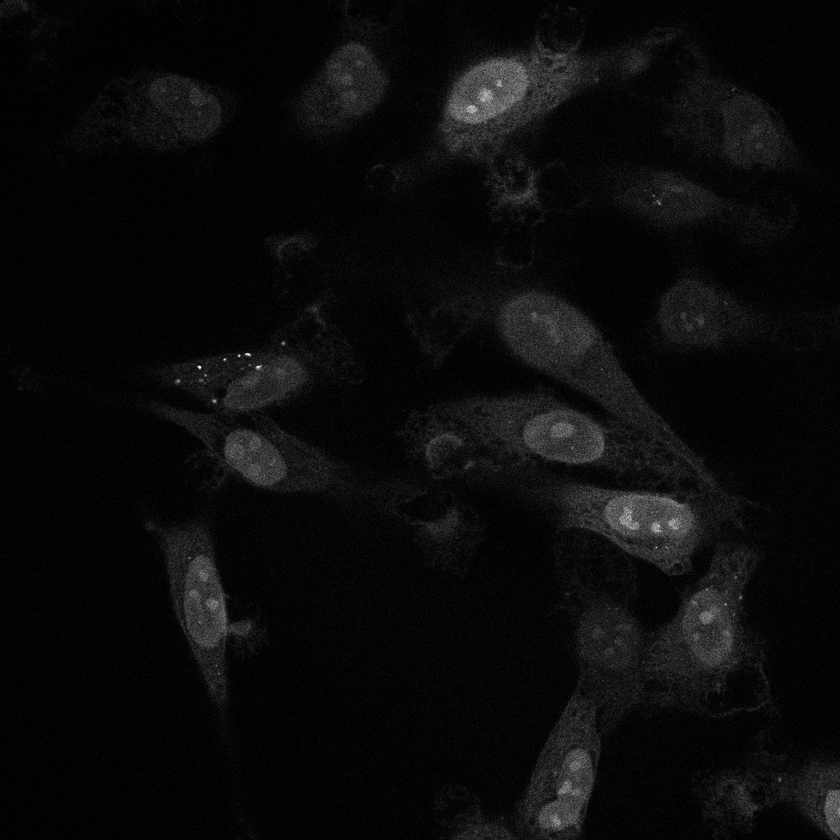
%> input picture 3_hela_LC3_sc1_ct_G0.6_R4_01_ch00.tif, 840 x 840 px, shrunk from 1024 x 1024 before the run
$ octave SingleImageProcessing.m   (GNU Octave 9; MATLAB toolbox functions it lacks are replaced by stand-ins)
%> lines starting %> are read from the running program, lines starting %| are printed output that depends on the picture; in (x1, y1, x2, y2) boxes, pixels count from 0 and x2, y2 are one past the last pixel; in counts of white or black regions, pixels touching at a corner belong together; the program's own positions count from 1
%> further down, img is the input picture: size 840x840 uint8; min 0, max 255, mean 10.5
### BgNormal.m
function contrastAdjusted = BgNormal(img)
% Backgroud Normalize
% | Version | Author | Date     | Commit
% | 0.1     | ZhouXY | 18.07.19 | The init version
% | 0.2     | H.F.   | 18.09.05 |
% To Do: using SNR extend instead of imadjust

% Before the calculation, the image can be down dimension to acclation.
se = offsetstrel('ball',50,50);
%img = imadjust(img);
%img = padarray(img,[8,8],'symmetric');
img = wiener2(img,[3,3]);

%imgopening = imtophat(imgwiener,se);
%tic;
tophatFiltered = imtophat(img,se);
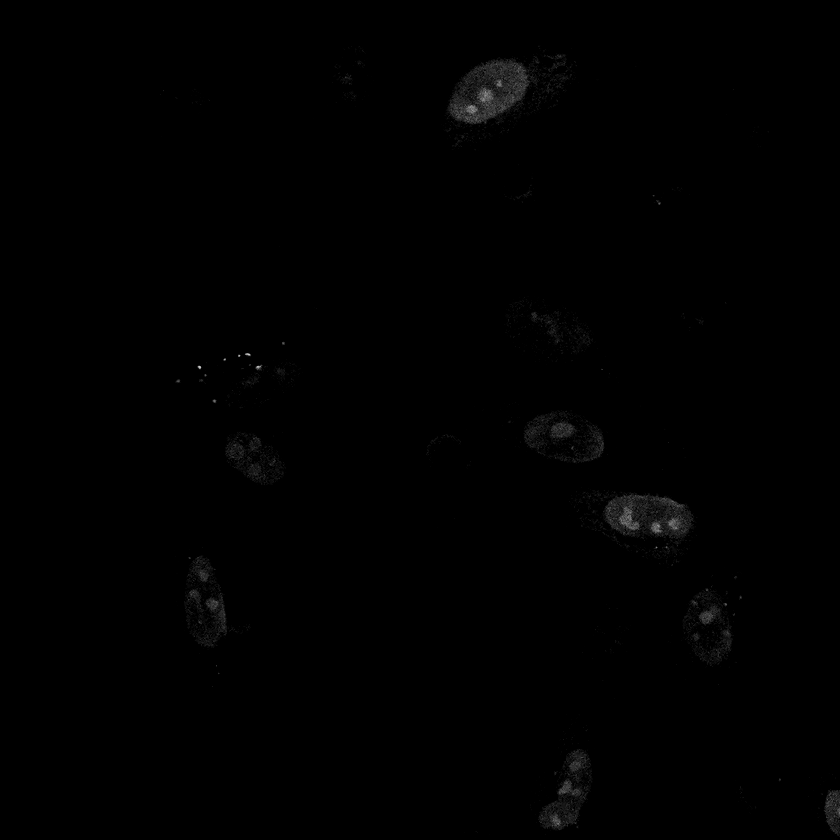
%> tophatFiltered: size 840x840 uint8; min 0, max 205, mean 0.8
%contrastAdjusted =tophatFiltered;
%toc;

%%imshow(tophatFiltered);
contrastAdjusted = imadjust(tophatFiltered);
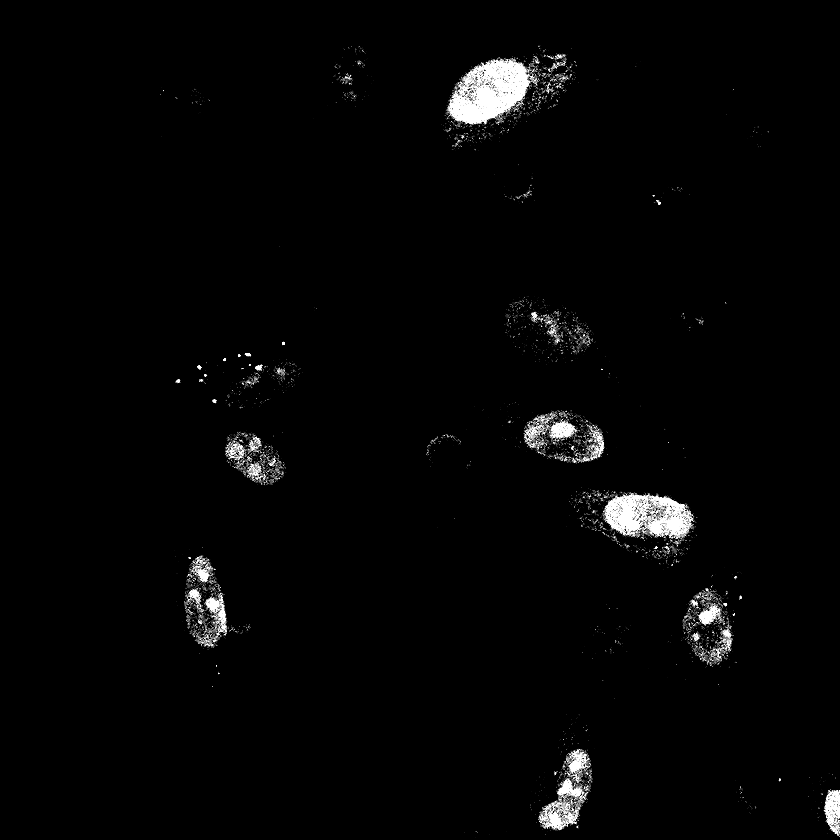
%> contrastAdjusted: size 840x840 uint8; min 0, max 255, mean 5.4

### BgThresh.m
function [imgx, imgy,img_thresh, img_removed] = BgThresh(img_soure, thresh, small, big)
%> called with thresh = 'test'
% Extract worm location from normalized image
% | Version | Author | Date     | Commit
% | 0.1     | ZhouXY | 18.07.19 | The init version
% | 0.2     | H.F.   | 18.09.05 |
% To Do: Binarize image with locally adaptive thresholding or only take
% threshold but keep graydrade
%

% Choose the threshold of image
img_thresh = imbinarize(img_soure,thresh);%previous use 0.2
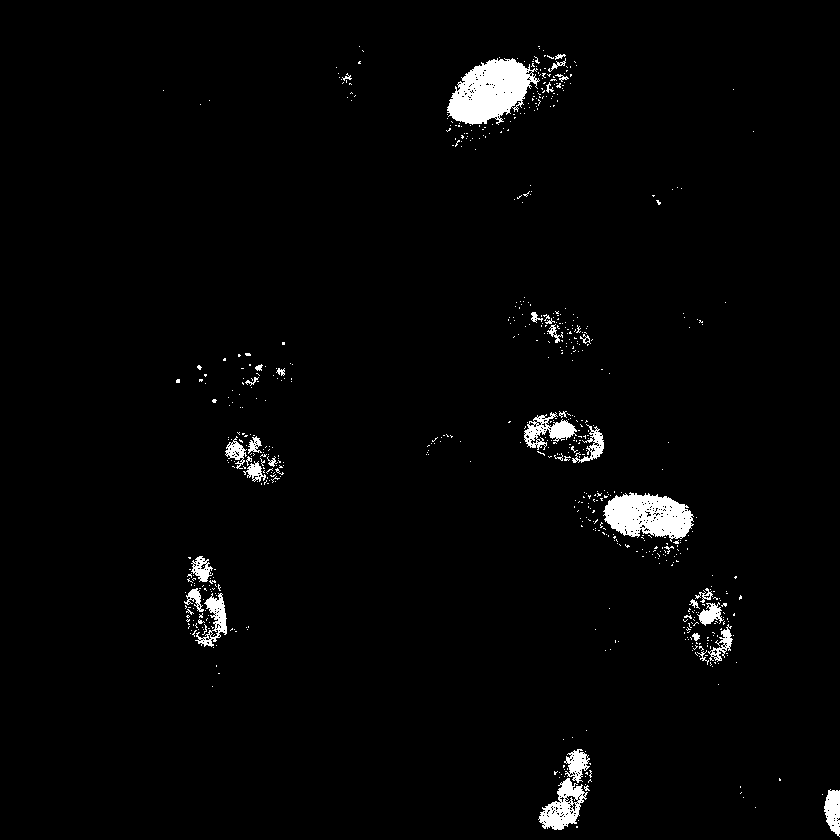
%> img_thresh: size 840x840 logical; 2.2% white; 666 white regions (630 under 20 px), largest, box (x1, y1, x2, y2) and area: (447, 58, 540, 125) 3841, (603, 492, 694, 542) 2982, (538, 778, 588, 830) 1225

% Choose the reasonable area to find out worm
%> the run ends on the next line
imgremovesmall = bwareaopen(img_thresh,small);   %remove regions <100 pixels
img_removed = RemoveBigArea(imgremovesmall,big);%remove regions >600 pixels

% Find connected components in binary image
CC = bwconncomp(img_removed,26); % should use 8 connected for 2d image

% Due to cellfun limit, size of img must be a cell form
s = size(img_removed);
SizeCell = cell(1,numel(CC.PixelIdxList));
SizeCell(1:end) = {s};

% Find out the centre of worm
centroids = cellfun(@LocateWormCentre, CC.PixelIdxList, SizeCell);
[x, y] = ind2sub(s, centroids); % Transfer linear index to subscript
imgx = y;
imgy = x;
%imgy = s(2)-imgy; % What is mean? invert the image

### SingleImageProcessing.m
img = imread('\\10.20.13.222\igem\WormTrack\Puncta_summer\3_hela_LC3_sc1_ct_G0.6_R4_01_ch00.tif');
%img = imread('\\10.20.13.222\igem\Results\20180709\130Worm-First30min\C.elegans_235855_0000.fit');
%size(img)
%Handling background and worms localization
contrastAdjusted = BgNormal(img);
[imgx,imgy] = BgThresh(contrastAdjusted,'test');
